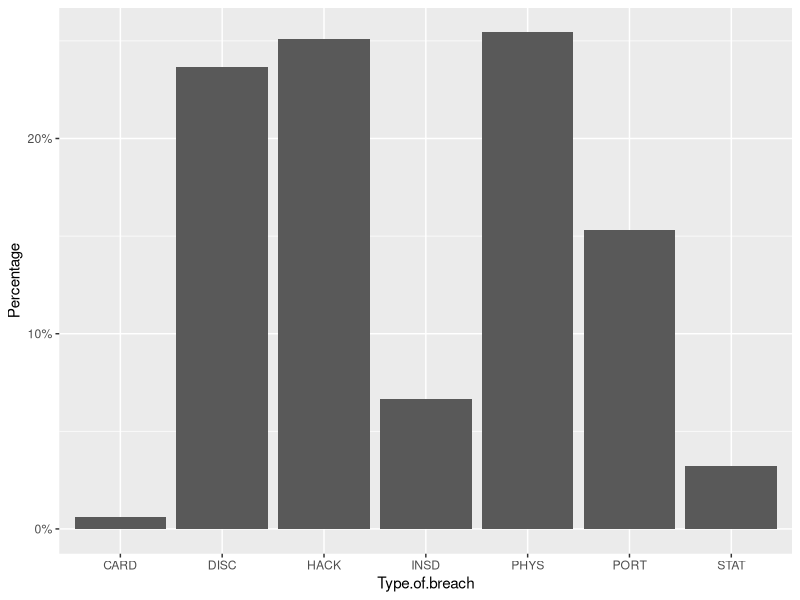
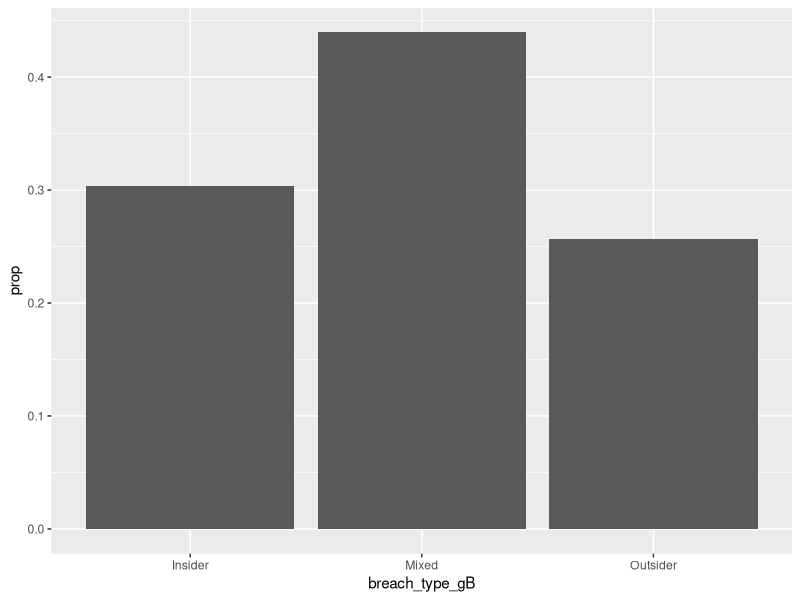
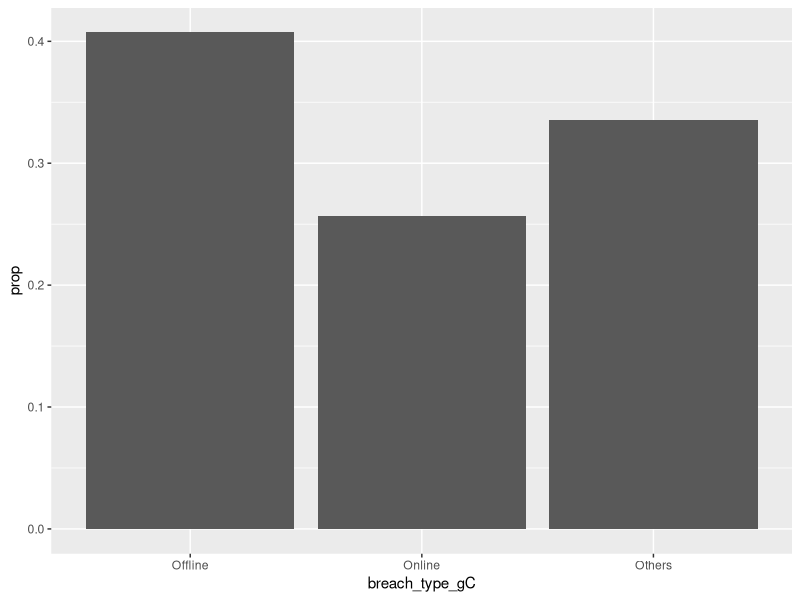
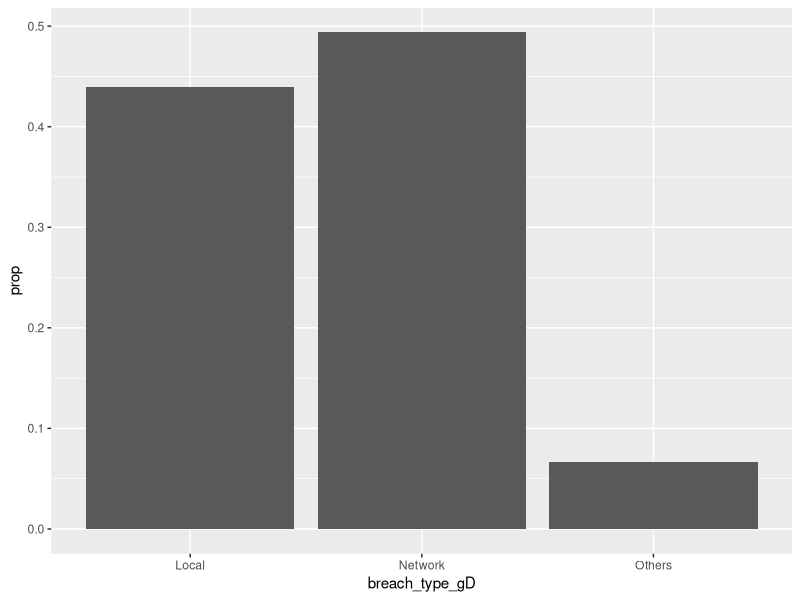
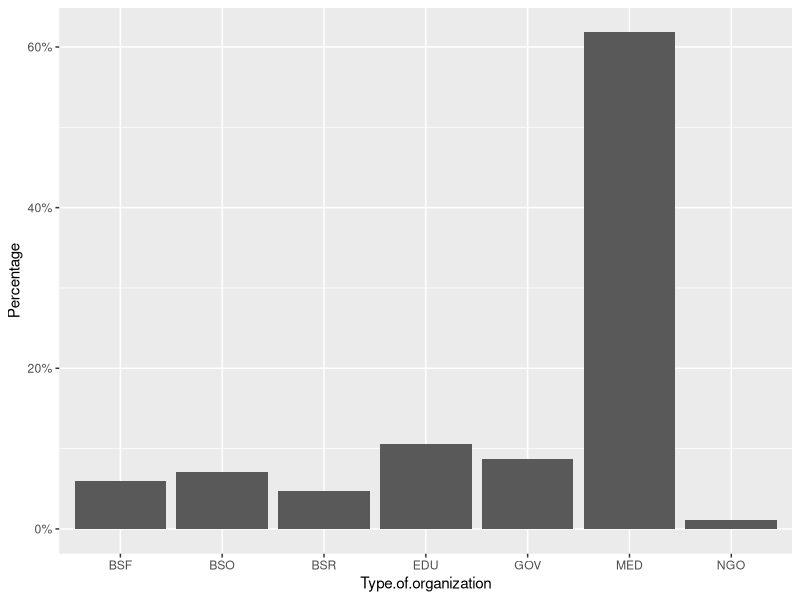
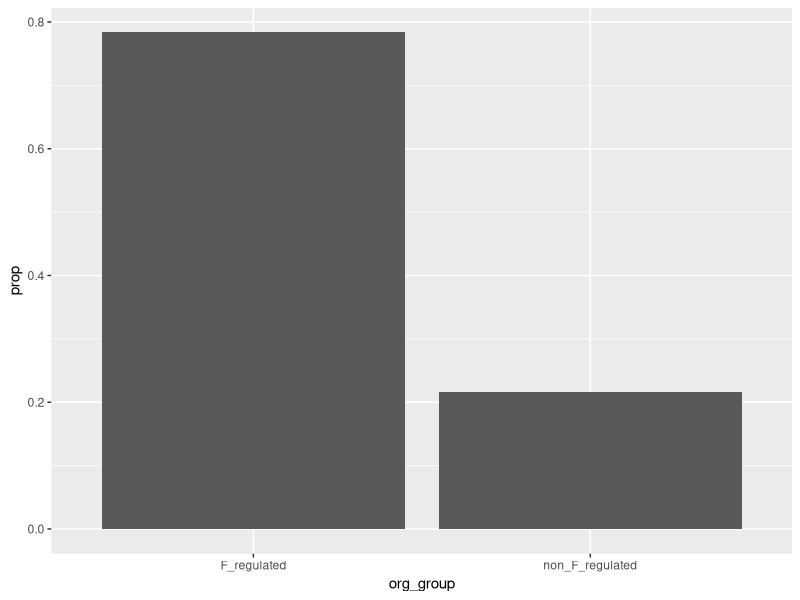
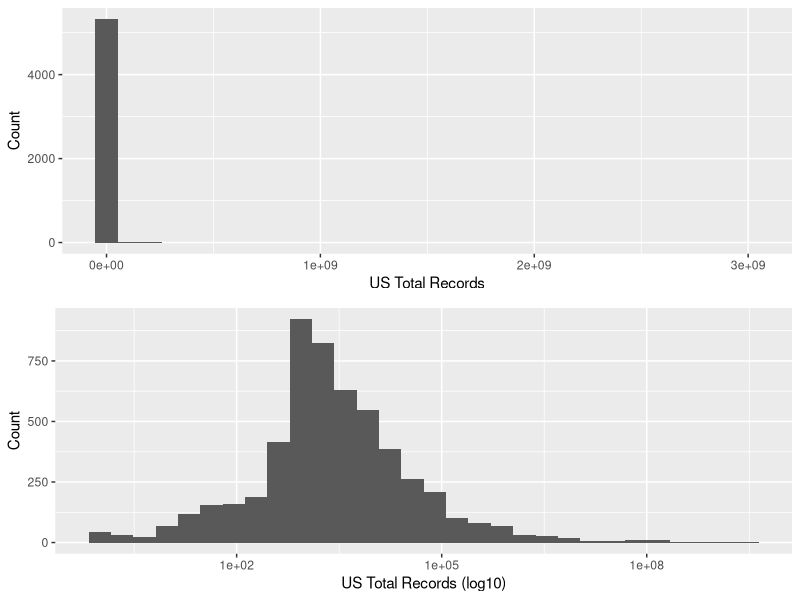
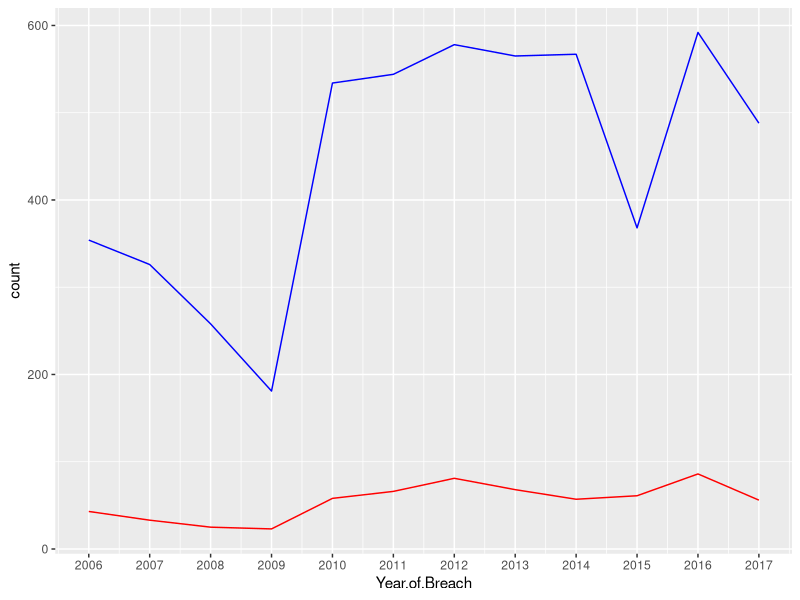

Reproduce these figures in R, in order.
## ---- chunk 1
knitr::opts_chunk$set(echo = TRUE, warning = FALSE)
## ---- chunk 2
#load packages
library(ggplot2)
library(gridExtra)
library(dplyr)
library(scales)
library(MASS)
library(reshape2)
## ---- chunk 3
#load data
df <- read.csv('data/data_breach.csv')
head(df)
## ---- chunk 4
# subset of data breaches in US, excluing those ouside of US.
df <- subset(df, region_A != 'Non_US')
head(df)
## ---- chunk 5
# extraordinary incidents
df_ext <- subset(df, records_group == 'Extraordinary')
summary(df_ext)
## ---- chunk 6
# subset of data breaches excluing the extraordinary incidents
df <- subset(df, region_A != 'Extraordinary')
head(df)
## ---- chunk 7
# check the dimention, column names and structure of the dataset
dim(df)
names(df)
str(df)
## ---- chunk 8
# convert data type of age_of_Law from Factor to integer
df$age_of_Law <-  as.numeric(as.character(df$age_of_Law))
class(df$age_of_Law)
## ---- chunk 9
# description of the dataset
summary(df)
## ---- chunk 10
# type of breach
ggplot(df, aes(Type.of.breach)) + 
  geom_bar(aes(y = (..count..)/sum(..count..))) + 
  scale_y_continuous(labels=scales::percent) + 
  ylab('Percentage')

# chi-square test
chisq.test(table(df$Type.of.breach))
## ---- chunk 11
# breach type group B
ggplot(df) + 
  geom_bar(mapping=aes(breach_type_gB,y=..prop.., group=1), stat = "count")

# chi-square test
chisq.test(table(df$breach_type_gB))
## ---- chunk 12
# breach type group C
ggplot(df) + 
  geom_bar(mapping=aes(breach_type_gC,y=..prop.., group=1), stat = "count")

# chi-square test
chisq.test(table(df$breach_type_gC))
## ---- chunk 13
# breach type group D
ggplot(df) + 
  geom_bar(mapping=aes(breach_type_gD,y=..prop.., group=1), stat = "count")

# chi-square test
chisq.test(table(df$breach_type_gD))
## ---- chunk 14
# Type.of.organization
ggplot(df, aes(Type.of.organization)) + 
  geom_bar(aes(y = (..count..)/sum(..count..))) + 
  scale_y_continuous(labels=scales::percent) + 
  ylab('Percentage')

# chi-square test
chisq.test(table(df$Type.of.organization))
## ---- chunk 15
# org_group
ggplot(df) + 
  geom_bar(mapping=aes(org_group,y=..prop.., group=1), stat = "count")

# chi-square test
chisq.test(table(df$org_group))
## ---- chunk 16
# Total Records
summary(df$Total.Records)
p1 <- qplot(x = Total.Records, data = df,
            xlab = 'US Total Records', ylab = 'Count')
p2 <- qplot(x = Total.Records, data = df, 
            xlab = 'US Total Records (log10)', ylab = 'Count') +
  scale_x_log10() 
# p3 <- qplot(x = Total.Records, data = subset(df, State == 'California'), xlab = 'CA Total Records(log10)', ylab = 'Count') +
# scale_x_log10()
grid.arrange(p1, p2, ncol = 1)

## ---- chunk 17
# frequency polygon of incidents by year
ggplot() + 
  geom_freqpoly(aes(Year.of.Breach), data = df, color = 'blue', 
                stat = 'count') +
  geom_freqpoly(aes(Year.of.Breach), data = subset(df, State == 'California'),
                color = 'red', stat = 'count') + 
  scale_x_continuous(breaks = seq(2006, 2017, 1))

# chi-square test
chisq.test(table(df$Year.of.Breach))  
## ---- chunk 18
# density plot of incidents by year
names(df)
ggplot() + 
  geom_density(aes(Year.of.Breach), data = df, color = 'blue') +
  geom_density(aes(Year.of.Breach), data = subset(df, State == 'California'), 
               color = 'red') +
  scale_x_continuous(breaks = seq(2006, 2017, 1))
## ---- chunk 19
# region B
ggplot(df, aes(region_B)) + 
  geom_bar(aes(y = (..count..)/sum(..count..))) + 
  scale_y_continuous(labels=scales::percent) + 
  ylab('Percentage')

# chi-square test
chisq.test(table(df$region_B))
## ---- chunk 20
# age of law
qplot(x = age_of_Law, data = df,
            xlab = 'Age of Law', ylab = 'Count')

## ---- chunk 21
# severity index 1

ggplot(df, aes(x=severity_index1)) + geom_histogram()
## ---- chunk 22
# severity index 2

ggplot(df, aes(x=severity_index2)) + geom_histogram()
## ---- chunk 23
# severity index 3

ggplot(df, aes(x=severity_index3)) + geom_histogram()
## ---- chunk 24
# severity index 4

ggplot(df, aes(x=severity_index4)) + geom_histogram()
## ---- chunk 25
# severity index 5

ggplot(df, aes(x=severity_index5)) + geom_histogram()
## ---- chunk 26
df %>%
  count(Year.of.Breach, Type.of.breach) %>% 
  ggplot(aes(Year.of.Breach, n, group = Type.of.breach, color = Type.of.breach)) +
    geom_line() + 
  scale_x_continuous(breaks = seq(2006, 2017, 2)) +
  xlab('Year of breach') + 
  ylab('Count')
## ---- chunk 27
df %>%
  count(Year.of.Breach, breach_type_gB) %>% 
  ggplot(aes(Year.of.Breach, n, group = breach_type_gB, color = breach_type_gB)) +
    geom_line() + 
  scale_x_continuous(breaks = seq(2006, 2017, 2)) +
xlab('Year of breach') + 
  ylab('Count')
## ---- chunk 28
io_df <- df %>%
  subset(breach_type_gB %in% c('Insider', 'Outsider')) %>%
  count(Year.of.Breach, breach_type_gB) %>%
  data.frame() %>%
  reshape(idvar = "Year.of.Breach", timevar = 'breach_type_gB', direction = "wide")

io_df$diff <- io_df$n.Outsider - io_df$n.Insider
ggplot(data = io_df, aes(x = Year.of.Breach, y = diff)) + 
  geom_line() + 
  scale_x_continuous(breaks = seq(2006, 2017, 2)) +
xlab('Year of breach') + 
  ylab('Count')
## ---- chunk 29
df %>%
  count(Year.of.Breach, breach_type_gC) %>% 
  ggplot(aes(Year.of.Breach, n, group = breach_type_gC, color = breach_type_gC)) +
    geom_line() + 
  scale_x_continuous(breaks = seq(2006, 2017, 2)) +
xlab('Year of breach') + 
  ylab('Count')
## ---- chunk 30
df %>%
  count(Year.of.Breach, breach_type_gD) %>% 
  ggplot(aes(Year.of.Breach, n, group = breach_type_gD, color = breach_type_gD)) +
    geom_line() + 
  scale_x_continuous(breaks = seq(2006, 2017, 2)) +
xlab('Year of breach') + 
  ylab('Count')
## ---- chunk 31
# organizations vulnerable to 'HACK' and 'DISC'
subset(df, Type.of.breach %in% c('HACK', 'DISC')) %>%
      ggplot(aes(Type.of.organization)) + 
  geom_bar(aes(y = (..count..)/sum(..count..))) + 
  scale_y_continuous(labels=scales::percent) + 
  xlab('Type of organization') + 
  ylab('Percentage')   
## ---- chunk 32
# organizations vulnerable to 'HACK'
subset(df, Type.of.breach=='HACK') %>%
      ggplot(aes(Type.of.organization)) + 
  geom_bar(aes(y = (..count..)/sum(..count..))) + 
  scale_y_continuous(labels=scales::percent) + 
  xlab('Type of organization') + 
  ylab('Percentage')   
## ---- chunk 33
# organizations vulnerable to 'DISC'
subset(df, Type.of.breach=='DISC') %>%
      ggplot(aes(Type.of.organization)) + 
  geom_bar(aes(y = (..count..)/sum(..count..))) + 
  scale_y_continuous(labels=scales::percent) + 
  xlab('Type of organization') + 
  ylab('Percentage')    
## ---- chunk 34
# org vs type
ggplot(df, aes(Type.of.organization, fill =Type.of.breach )) + 
  geom_bar(aes(y = (..count..)/sum(..count..))) + 
  scale_y_continuous(labels=scales::percent) + 
  xlab('Type of organization') + 
  ylab('Percentage') 
## ---- chunk 35
df %>%
  count(Year.of.Breach, Type.of.organization) %>% 
  ggplot(aes(Year.of.Breach, n, group = Type.of.organization, color = Type.of.organization)) +
    geom_line() + 
  scale_x_continuous(breaks = seq(2006, 2017, 2)) + 
  xlab('Year of breach') + 
  ylab('Count')
## ---- chunk 36
df %>%
  count(Year.of.Breach, org_group) %>% 
  ggplot(aes(Year.of.Breach, n, group = org_group, color = org_group)) +
    geom_line() + 
  scale_x_continuous(breaks = seq(2006, 2017, 2)) + 
  xlab('Year of breach') + 
  ylab('Count')
## ---- chunk 37
# heat map filled with incidents indensity
df %>%
  group_by(Type.of.organization, Type.of.breach) %>%
  summarise( n = n()) %>%
  mutate(incidents_indensity = n / sum(n)) %>%
  ggplot(aes(Type.of.organization, Type.of.breach)) +
  geom_tile(aes(fill = incidents_indensity)) +
  geom_text(aes(label = round(incidents_indensity,2))) +
  scale_fill_continuous(low = "white", high = "black")

# Chi-Square Test of Independence
chisq.test(table(df$Type.of.organization, df$Type.of.breach))
## ---- chunk 38
# heat map filled with records indensity
df %>%
  group_by(Type.of.organization, Type.of.breach) %>%
  summarise(total_records = sum(Total.Records)) %>%
  mutate(records_indensity = total_records / sum(total_records)) %>%
  ggplot(aes(Type.of.organization, Type.of.breach)) +
  geom_tile(aes(fill = records_indensity)) +
  geom_text(aes(label = round(records_indensity,2))) +
  scale_fill_continuous(low = "white", high = "black")
## ---- chunk 39
aggregate(df$severity_index1, list(df$Year.of.Breach), mean) %>%
  ggplot(aes(Group.1, x)) +
   geom_line() + 
  scale_x_continuous(breaks = seq(2006, 2017, 2)) +
  xlab('Year of breach') +
  ylab('Average severity index 1')
  
## ---- chunk 40
aggregate(df$severity_index2, list(df$Year.of.Breach), mean) %>%
  ggplot(aes(Group.1, x)) +
   geom_line() + 
  scale_x_continuous(breaks = seq(2006, 2017, 2)) +
  xlab('Year of breach') +
  ylab('Average severity index 2')
  
## ---- chunk 41
aggregate(df$severity_index3, list(df$Year.of.Breach), mean) %>%
  ggplot(aes(Group.1, x)) +
   geom_line() + 
  scale_x_continuous(breaks = seq(2006, 2017, 2)) +
  xlab('Year of breach') +
  ylab('Average severity index 3')
  
## ---- chunk 42
aggregate(df$severity_index4, list(df$Year.of.Breach), mean) %>%
  ggplot(aes(Group.1, x)) +
   geom_line() + 
  scale_x_continuous(breaks = seq(2006, 2017, 2)) +
  xlab('Year of breach') +
  ylab('Average severity index 4')
  
## ---- chunk 43
aggregate(df$severity_index5, list(df$Year.of.Breach), mean) %>%
  ggplot(aes(Group.1, x)) +
   geom_line() + 
  scale_x_continuous(breaks = seq(2006, 2017, 2)) +
  xlab('Year of breach') +
  ylab('Average severity index 5')
  
## ---- chunk 44
mean_index <- aggregate(df[, 26:30], list(df$Year.of.Breach), mean)

melt_mean_index <- melt(mean_index, id.vars="Group.1")

ggplot(melt_mean_index, aes(Group.1, value, col=variable)) + 
  geom_line() + 
  scale_x_continuous(breaks = seq(2006, 2017, 2)) +
  xlab('Year of breach') +
  ylab('Average severity index')
  
## ---- chunk 45
# heat map filled with severity_index1
df %>%
  group_by(Type.of.organization, Type.of.breach) %>%
  summarise(severity_index = sum(severity_index1)) %>%
  mutate(severity_index_indensity = severity_index / sum(severity_index)) %>%
  ggplot(aes(Type.of.organization, Type.of.breach)) +
  geom_tile(aes(fill = severity_index_indensity)) +
  geom_text(aes(label = round(severity_index_indensity,2))) +
  scale_fill_continuous(low = "white", high = "black")
## ---- chunk 46
# heat map filled with severity_index2
df %>%
  group_by(Type.of.organization, Type.of.breach) %>%
  summarise(severity_index = sum(severity_index2)) %>%
  mutate(severity_index_indensity = severity_index / sum(severity_index)) %>%
  ggplot(aes(Type.of.organization, Type.of.breach)) +
  geom_tile(aes(fill = severity_index_indensity)) +
  geom_text(aes(label = round(severity_index_indensity,2))) +
  scale_fill_continuous(low = "white", high = "black")
## ---- chunk 47
# heat map filled with severity_index3
df %>%
  group_by(Type.of.organization, Type.of.breach) %>%
  summarise(severity_index = sum(severity_index3)) %>%
  mutate(severity_index_indensity = severity_index / sum(severity_index)) %>%
  ggplot(aes(Type.of.organization, Type.of.breach)) +
  geom_tile(aes(fill = severity_index_indensity)) +
  geom_text(aes(label = round(severity_index_indensity,2))) +
  scale_fill_continuous(low = "white", high = "black")
## ---- chunk 48
# heat map filled with severity_index4
df %>%
  group_by(Type.of.organization, Type.of.breach) %>%
  summarise(severity_index = sum(severity_index4)) %>%
  mutate(severity_index_indensity = severity_index / sum(severity_index)) %>%
  ggplot(aes(Type.of.organization, Type.of.breach)) +
  geom_tile(aes(fill = severity_index_indensity)) +
  geom_text(aes(label = round(severity_index_indensity,2))) +
  scale_fill_continuous(low = "white", high = "black")
## ---- chunk 49
# heat map filled with severity_index5
df %>%
  group_by(Type.of.organization, Type.of.breach) %>%
  summarise(severity_index = sum(severity_index5)) %>%
  mutate(severity_index_indensity = severity_index / sum(severity_index)) %>%
  ggplot(aes(Type.of.organization, Type.of.breach)) +
  geom_tile(aes(fill = severity_index_indensity)) +
  geom_text(aes(label = round(severity_index_indensity,2))) +
  scale_fill_continuous(low = "white", high = "black")
## ---- chunk 50
# State vs. severity_index1
state_index <- df %>%
  group_by(State) %>%
  summarise(mean = mean(severity_index1))
# sort by descending order
state_index[order(-state_index$mean), ]
## ---- chunk 51
# Type.of.breach vs. severity_index1
ggplot(data=df, aes(x = Type.of.breach, y = severity_index1)) +
  geom_boxplot()
## ---- chunk 52
# breach_type_gB vs. severity_index1
ggplot(data=df, aes(x = breach_type_gB, y = severity_index1)) +
  geom_boxplot()
## ---- chunk 53
# breach_type_gC vs. severity_index1
ggplot(data=df, aes(x = breach_type_gC, y = severity_index1)) +
  geom_boxplot()
## ---- chunk 54
# Type.of.organization vs. severity_index1
ggplot(data=df, aes(x = Type.of.organization, y = severity_index1)) +
  geom_boxplot()
## ---- chunk 55
# org_group vs. severity_index1
ggplot(data=df, aes(x = org_group, y = severity_index1)) +
  geom_boxplot()
## ---- chunk 56
# region_B vs. severity_index1
ggplot(data=df, aes(x = region_B, y = severity_index1)) +
  geom_boxplot()
## ---- chunk 57
# age_of_Law vs. severity_index1

ggplot(aes(x = age_of_Law, y = severity_index1), data = df) +
  geom_point(alpha = 0.5)

# correlation test
cor.test(df$age_of_Law, df$severity_index2)
## ---- chunk 58
# State vs. severity_index2
state_index <- df %>%
  group_by(State) %>%
  summarise(mean = mean(severity_index2))
# sort by descending order
state_index[order(-state_index$mean), ]
## ---- chunk 59
# Type.of.breach vs. severity_index2
ggplot(data=df, aes(x = Type.of.breach, y = severity_index2)) +
  geom_boxplot()
## ---- chunk 60
# breach_type_gB vs. severity_index2
ggplot(data=df, aes(x = breach_type_gB, y = severity_index2)) +
  geom_boxplot()
## ---- chunk 61
# breach_type_gC vs. severity_index2
ggplot(data=df, aes(x = breach_type_gC, y = severity_index2)) +
  geom_boxplot()
## ---- chunk 62
# Type.of.organization vs. severity_index2
ggplot(data=df, aes(x = Type.of.organization, y = severity_index2)) +
  geom_boxplot()
## ---- chunk 63
# org_group vs. severity_index2
ggplot(data=df, aes(x = org_group, y = severity_index2)) +
  geom_boxplot()
## ---- chunk 64
# region_B vs. severity_index2
ggplot(data=df, aes(x = region_B, y = severity_index2)) +
  geom_boxplot()
## ---- chunk 65
# age_of_Law vs. severity_index2

ggplot(aes(x = age_of_Law, y = severity_index2), data = df) +
  geom_point(alpha = 0.5)

# correlation test
cor.test(df$age_of_Law, df$severity_index2)
## ---- chunk 66
# State vs. severity_index3
state_index <- df %>%
  group_by(State) %>%
  summarise(mean = mean(severity_index3))
# sort by descending order
state_index[order(-state_index$mean), ]
## ---- chunk 67
# Type.of.breach vs. severity_index3
ggplot(data=df, aes(x = Type.of.breach, y = severity_index3)) +
  geom_boxplot()
## ---- chunk 68
# breach_type_gB vs. severity_index3
ggplot(data=df, aes(x = breach_type_gB, y = severity_index3)) +
  geom_boxplot()
## ---- chunk 69
# breach_type_gC vs. severity_index3
ggplot(data=df, aes(x = breach_type_gC, y = severity_index3)) +
  geom_boxplot()
## ---- chunk 70
# Type.of.organization vs. severity_index3
ggplot(data=df, aes(x = Type.of.organization, y = severity_index3)) +
  geom_boxplot()
## ---- chunk 71
# org_group vs. severity_index3
ggplot(data=df, aes(x = org_group, y = severity_index3)) +
  geom_boxplot()
## ---- chunk 72
# region_B vs. severity_index3
ggplot(data=df, aes(x = region_B, y = severity_index3)) +
  geom_boxplot()
## ---- chunk 73
# age_of_Law vs. severity_index3

ggplot(aes(x = age_of_Law, y = severity_index3), data = df) +
  geom_point(alpha = 0.5)

# correlation test
cor.test(df$age_of_Law, df$severity_index3)
## ---- chunk 74
# State vs. severity_index4
state_index <- df %>%
  group_by(State) %>%
  summarise(mean = mean(severity_index4))
# sort by descending order
state_index[order(-state_index$mean), ]
## ---- chunk 75
# Type.of.breach vs. severity_index4
ggplot(data=df, aes(x = Type.of.breach, y = severity_index4)) +
  geom_boxplot()
## ---- chunk 76
# breach_type_gB vs. severity_index4
ggplot(data=df, aes(x = breach_type_gB, y = severity_index4)) +
  geom_boxplot()
## ---- chunk 77
# breach_type_gC vs. severity_index4
ggplot(data=df, aes(x = breach_type_gC, y = severity_index4)) +
  geom_boxplot()
## ---- chunk 78
# Type.of.organization vs. severity_index4
ggplot(data=df, aes(x = Type.of.organization, y = severity_index4)) +
  geom_boxplot()
## ---- chunk 79
# org_group vs. severity_index4
ggplot(data=df, aes(x = org_group, y = severity_index4)) +
  geom_boxplot()
## ---- chunk 80
# region_B vs. severity_index4
ggplot(data=df, aes(x = region_B, y = severity_index4)) +
  geom_boxplot()
## ---- chunk 81
# age_of_Law vs. severity_index4

ggplot(aes(x = age_of_Law, y = severity_index4), data = df) +
  geom_point(alpha = 0.5)

# correlation test
cor.test(df$age_of_Law, df$severity_index4)
## ---- chunk 82
# State vs. severity_index5
state_index <- df %>%
  group_by(State) %>%
  summarise(mean = mean(severity_index5))
# sort by descending order
state_index[order(-state_index$mean), ]
## ---- chunk 83
# Type.of.breach vs. severity_index5
ggplot(data=df, aes(x = Type.of.breach, y = severity_index5)) +
  geom_boxplot()
## ---- chunk 84
# breach_type_gB vs. severity_index5
ggplot(data=df, aes(x = breach_type_gB, y = severity_index5)) +
  geom_boxplot()
## ---- chunk 85
# breach_type_gC vs. severity_index5
ggplot(data=df, aes(x = breach_type_gC, y = severity_index5)) +
  geom_boxplot()
## ---- chunk 86
# Type.of.organization vs. severity_index5
ggplot(data=df, aes(x = Type.of.organization, y = severity_index5)) +
  geom_boxplot()
## ---- chunk 87
# org_group vs. severity_index5
ggplot(data=df, aes(x = org_group, y = severity_index5)) +
  geom_boxplot()
## ---- chunk 88
# region_B vs. severity_index5
ggplot(data=df, aes(x = region_B, y = severity_index5)) +
  geom_boxplot()
## ---- chunk 89
# age_of_Law vs. severity_index5

ggplot(aes(x = age_of_Law, y = severity_index5), data = df) +
  geom_point(alpha = 0.5)

# correlation test
cor.test(df$age_of_Law, df$severity_index5)
